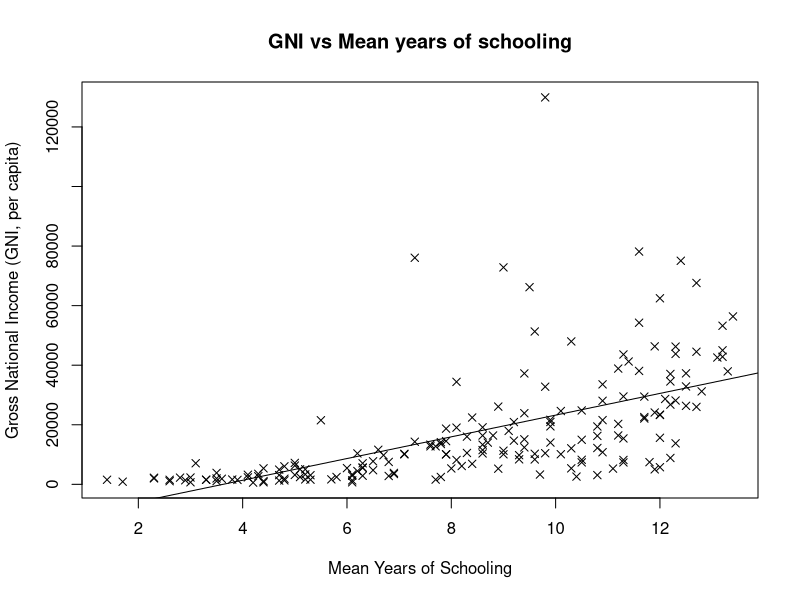
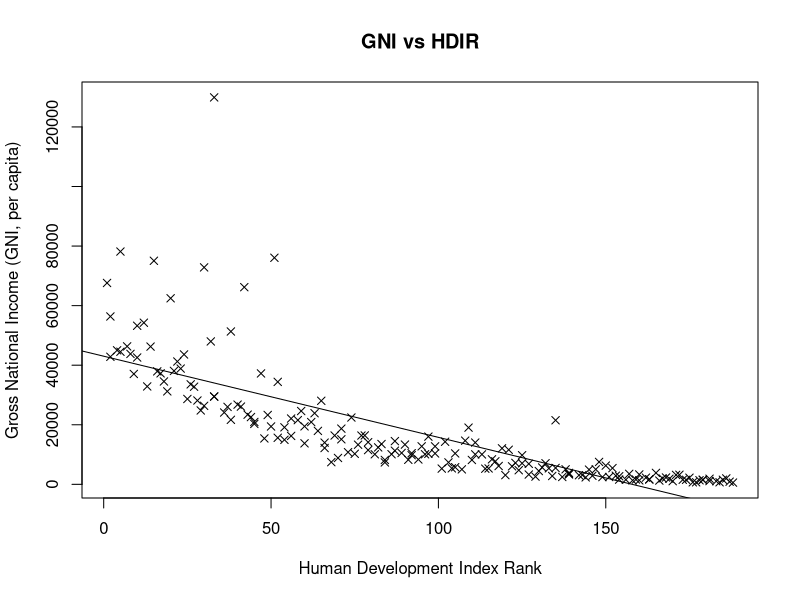
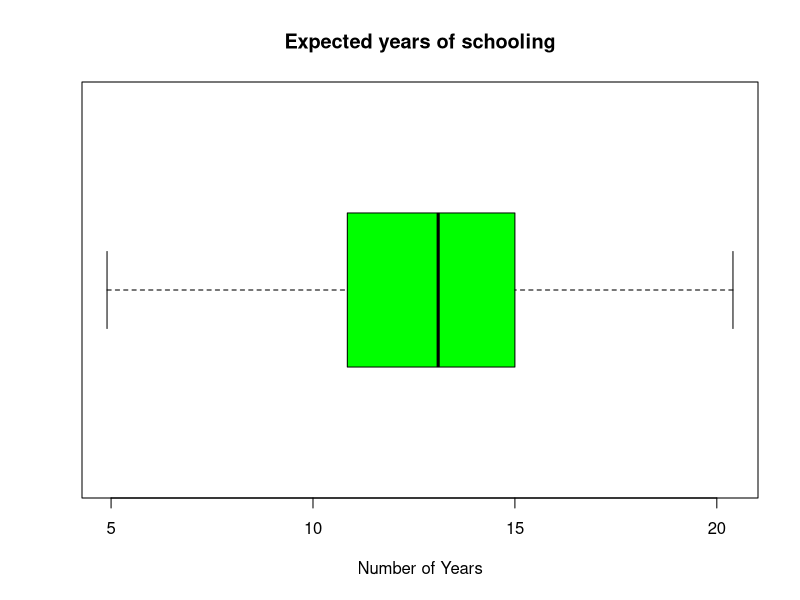
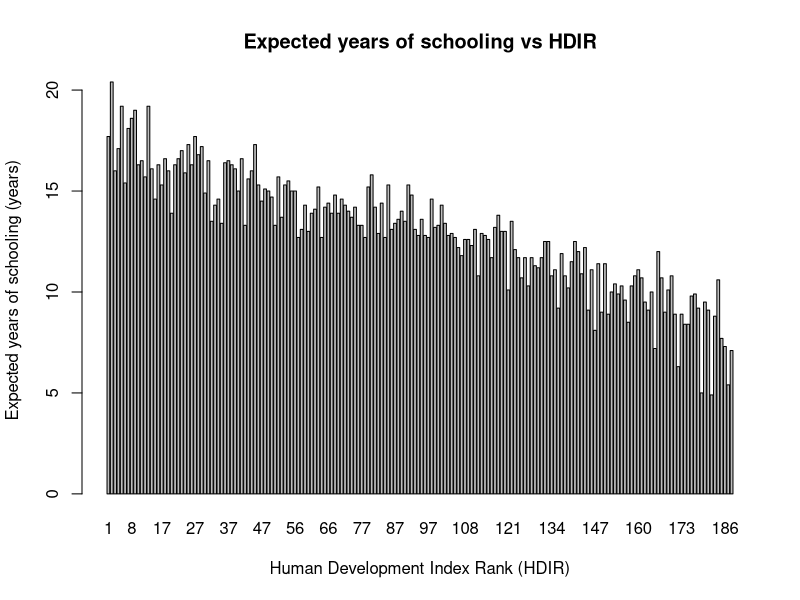
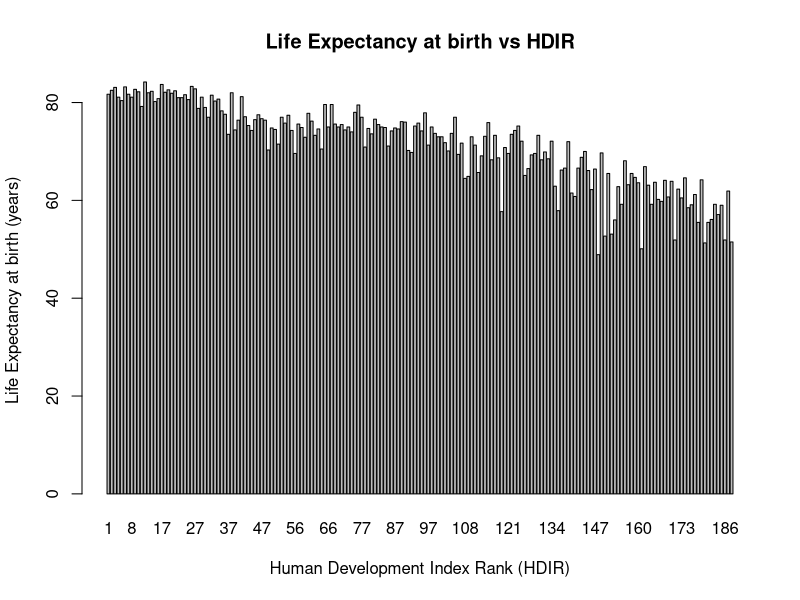
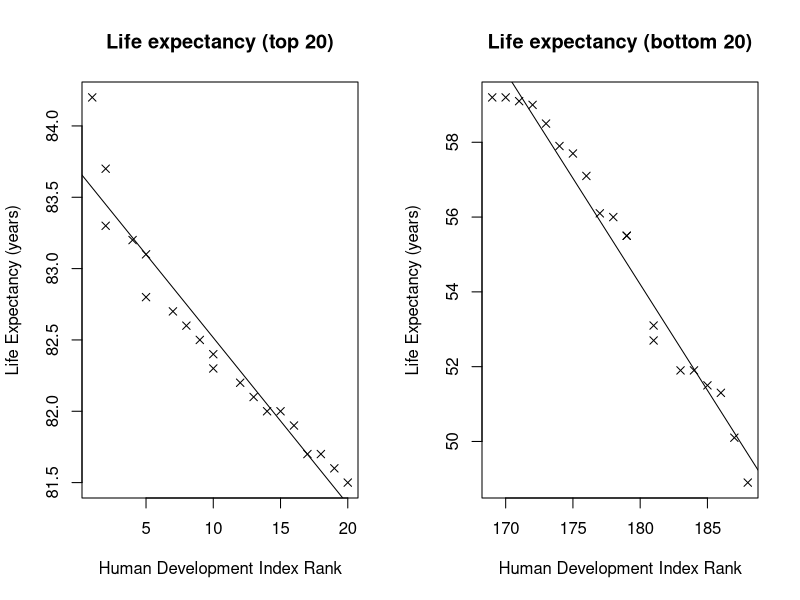

Write R code to recreate these figures, in order.
## ---- chunk 1
setwd("E:/Work/GitHub Portfolio/Projects/Data Analysis of HDI Project")
HDI = read.csv("2016_Statistical_Annex_Table_1.csv", header = T)

## ---- chunk 2
message("Structure of the data which consists of both quantitative and qualitative variables.")
## ---- chunk 3
str(HDI)
## ---- chunk 4
D = dim(HDI)
message("Dimensions of the data are: ", toString(D))
## ---- chunk 5
names(HDI)
## ---- chunk 6
head(HDI)
## ---- chunk 7
tail(HDI)
## ---- chunk 8
mschool = HDI$Mean.years.of.schooling
GNI = HDI$Gross.national.income..GNI..per.capita
C = cor(mschool, GNI, use = 'pairwise')
message("Gradient of the line is: ", toString(C))

## ---- chunk 9
plot(mschool, GNI, xlab = "Mean Years of Schooling", ylab = "Gross National Income (GNI, per capita)", main = "GNI vs Mean years of schooling", pch = 4)
L = lm(GNI ~ mschool)
L$coeff
abline(L)
## ---- chunk 10
HDIR = HDI$HDI.rank
GNI = HDI$Gross.national.income..GNI..per.capita
CO = cor(HDIR, GNI, use = 'pairwise')
message("Gradient of the line is: ", toString(CO))
## ---- chunk 11
plot(HDIR, GNI, xlab = "Human Development Index Rank", ylab = "Gross National Income (GNI, per capita)", main = "GNI vs HDIR", pch = 4)
L = lm(GNI ~ HDIR)
L$coeff
abline(L)
## ---- chunk 12
eschool = na.omit(HDI$Expected.years.of.schooling)
s = sd(eschool)
message("The standard deviation is: ", toString(s))

## ---- chunk 13
summary(eschool)
## ---- chunk 14
boxplot(eschool, col = c("green"), main = "Expected years of schooling", xlab = "Number of Years", horizontal = T)
## ---- chunk 15
eschool <- na.omit(HDI$Expected.years.of.schooling)
country <- na.omit(HDI$Country)
barplot(HDI$Expected.years.of.schooling, names.arg = HDIR, xlab = "Human Development Index Rank (HDIR)", ylab = "Expected years of schooling (years)", main = "Expected years of schooling vs HDIR")
## ---- chunk 16
lifeexp = sort(na.omit(HDI$Life.expectancy.at.birth))
barplot(HDI$Life.expectancy.at.birth, names.arg = HDIR, xlab = "Human Development Index Rank (HDIR)", ylab = "Life Expectancy at birth (years)", main = "Life Expectancy at birth vs HDIR")
## ---- chunk 17
summary(lifeexp)
## ---- chunk 18
H = head(lifeexp, n=1)
message("The shortest life expectancy is: ", toString(H))
## ---- chunk 19
T = tail(lifeexp, n=1)
message("The longest life expectancy is: ", toString(T))
## ---- chunk 20
par(mfrow = c(1,2))
Co = cor(lifeexp[c(188:169)], HDIR[c(1:20)])
message("Correlation between life expectancy and HDIR for top 20 countries is: ", toString(Co))
## ---- chunk 21
plot(HDIR[c(1:20)], lifeexp[c(188:169)], main = "Life expectancy (top 20)", xlab = "Human Development Index Rank", ylab = "Life Expectancy (years)", pch = 4)
L = lm(lifeexp[c(188:169)] ~ HDIR[c(1:20)])
abline(L)
L$coeff
## ---- chunk 22
co = cor(lifeexp[c(1:20)], HDIR[c(188:169)])
message("Correlation between life expectancy and HDIR for bottom 20 countries is: ", toString(co))
## ---- chunk 23
plot(HDIR[c(188:169)], lifeexp[c(1:20)], main = "Life expectancy (bottom 20)", xlab = "Human Development Index Rank", ylab = "Life Expectancy (years)", pch = 4)
L = lm(lifeexp[c(1:20)] ~ HDIR[c(188:169)])
abline(L)
## ---- chunk 24
L$coeff
